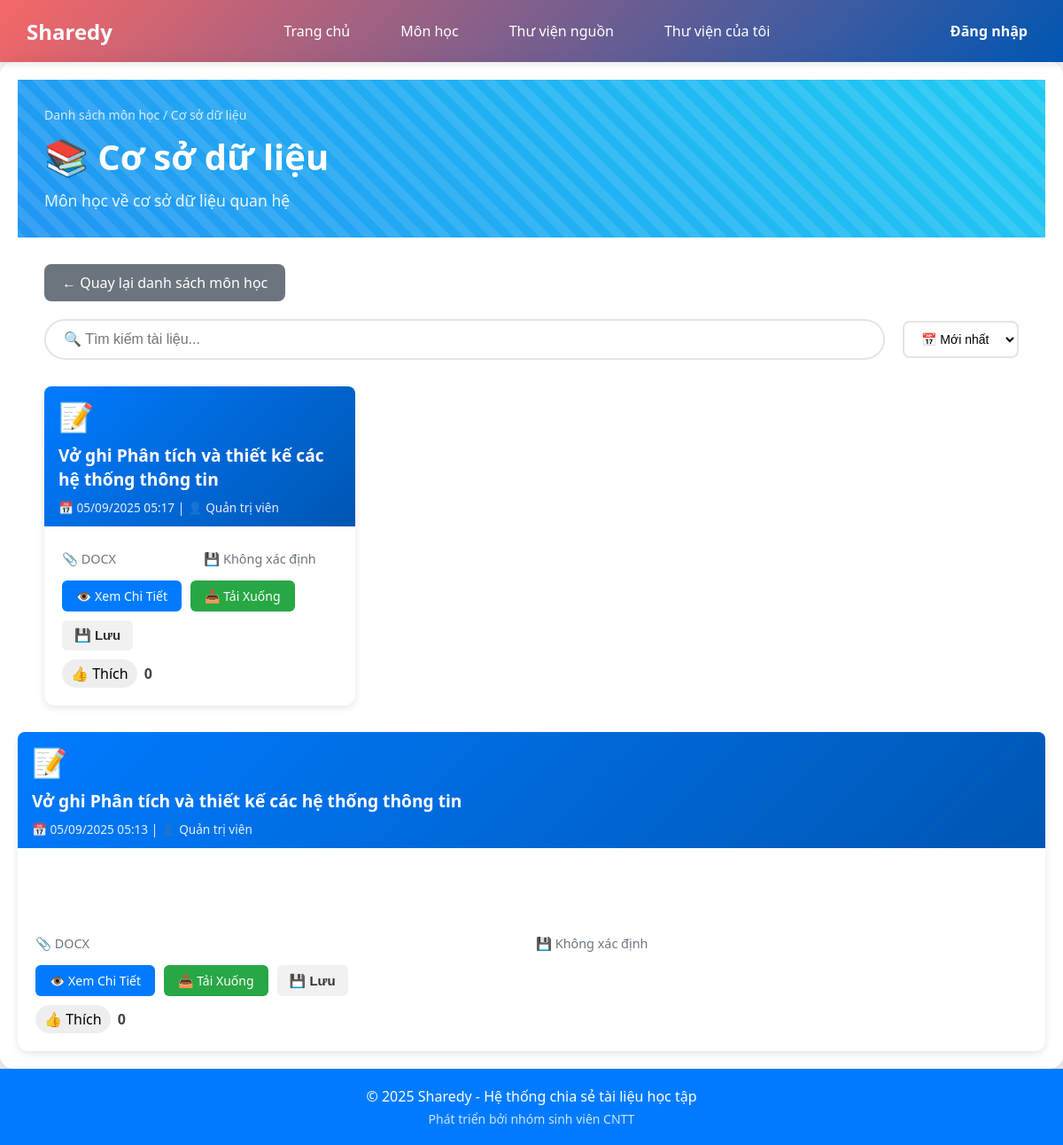
/index.php?page=tailieumon&id_mon_hoc=1, run on an earlier commit of the app's database.
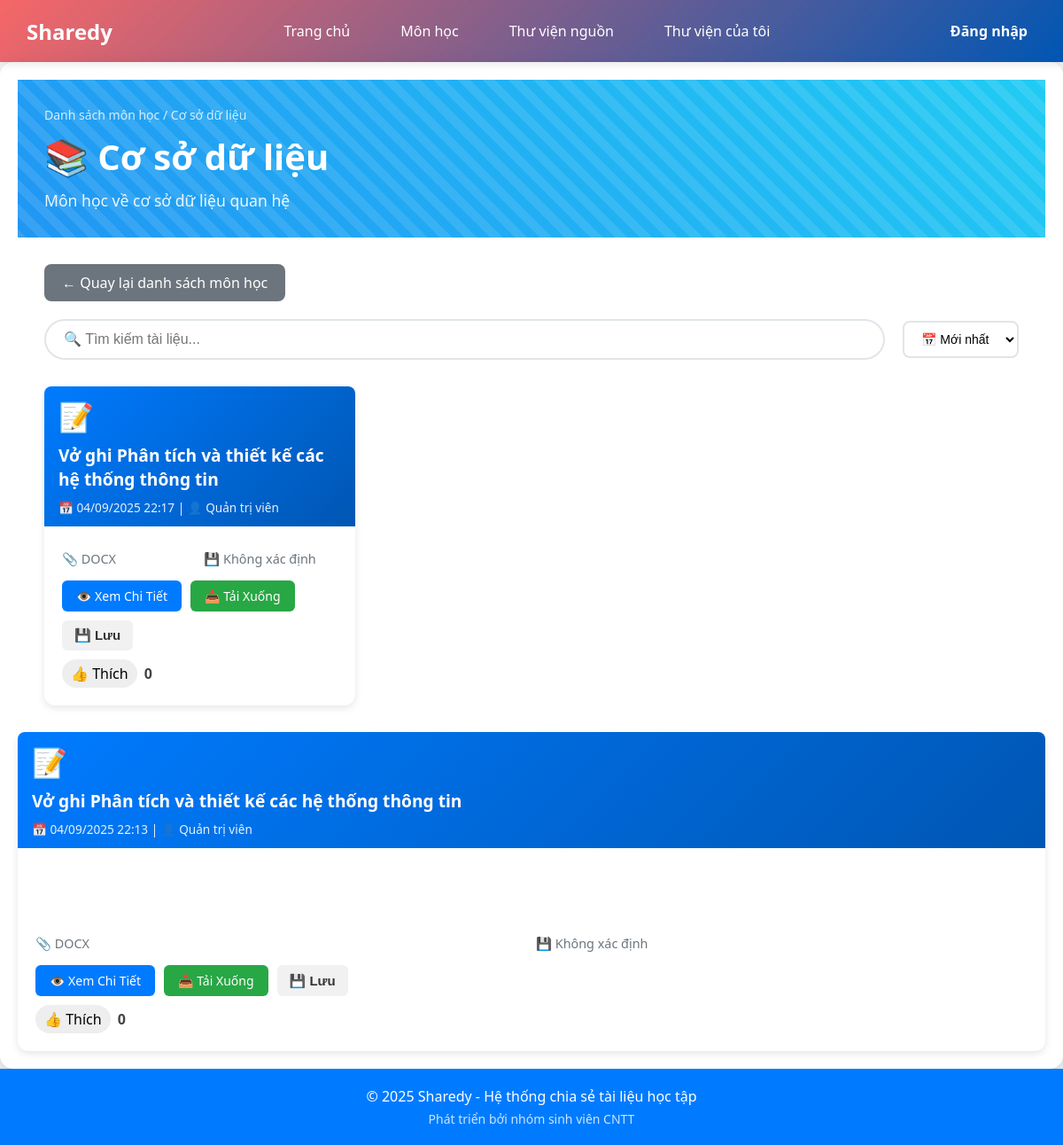
And on a later commit of the database.
### tables this page shows
CREATE TABLE `bai_chia_se` (
  `id` int NOT NULL AUTO_INCREMENT,
  `loai` enum('tai_lieu','du_an') NOT NULL,
  `tieu_de` varchar(200) NOT NULL,
  `mo_ta` text,
  `file_upload` varchar(255) DEFAULT NULL,
  `link_host` varchar(255) DEFAULT NULL,
  `link_source` varchar(255) DEFAULT NULL,
  `cong_nghe` varchar(255) DEFAULT NULL,
  `id_mon_hoc` int DEFAULT NULL,
  `id_danh_muc` int DEFAULT NULL,
  `id_nguoi_dung` int NOT NULL,
  `ngay_tao` timestamp NOT NULL DEFAULT CURRENT_TIMESTAMP,
  `ngay_cap_nhat` timestamp NULL DEFAULT NULL,
  `tom_tat` text,
  PRIMARY KEY (`id`),
  KEY `id_mon_hoc` (`id_mon_hoc`),
  KEY `id_danh_muc` (`id_danh_muc`),
  KEY `id_nguoi_dung` (`id_nguoi_dung`),
  CONSTRAINT `bai_chia_se_ibfk_1` FOREIGN KEY (`id_mon_hoc`) REFERENCES `mon_hoc` (`id`),
  CONSTRAINT `bai_chia_se_ibfk_2` FOREIGN KEY (`id_danh_muc`) REFERENCES `danh_muc` (`id`),
  CONSTRAINT `bai_chia_se_ibfk_3` FOREIGN KEY (`id_nguoi_dung`) REFERENCES `nguoi_dung` (`id`)
);

CREATE TABLE `nguoi_dung` (
  `id` int NOT NULL AUTO_INCREMENT,
  `ten_dang_nhap` varchar(50) NOT NULL,
  `email` varchar(100) NOT NULL,
  `mat_khau` varchar(255) NOT NULL,
  `ho_ten` varchar(100) DEFAULT NULL,
  `vai_tro` enum('quan_tri_vien','nguoi_dung','khach') DEFAULT 'khach',
  `ngay_tao` timestamp NULL DEFAULT CURRENT_TIMESTAMP,
  `ngay_cap_nhat` timestamp NULL DEFAULT CURRENT_TIMESTAMP ON UPDATE CURRENT_TIMESTAMP,
  `trang_thai` enum('hoạt_dong','khoa') DEFAULT NULL,
  PRIMARY KEY (`id`),
  UNIQUE KEY `ten_dang_nhap` (`ten_dang_nhap`),
  UNIQUE KEY `email` (`email`)
);

### config/ketNoiDB.php (called while the page is built, shortened)
<?php
function lam_sach_chuoi($chuoi)
{
    return htmlspecialchars(trim($chuoi), ENT_QUOTES, 'UTF-8');
}
function dinh_dang_ngay($ngay)
{
    return date('d/m/Y H:i', strtotime($ngay));
}
function lay_tong_reaction($pdo, $id_bai)
{
    $sql = "SELECT COUNT(*) as tong FROM reaction WHERE id_bai_chia_se = ?";
    $stmt = $pdo->prepare($sql);
    $stmt->execute([$id_bai]);
    $row = $stmt->fetch();
    return $row ? $row['tong'] : 0;
}

### src/Views/taiLieuMon.php (the view, shortened to what the changed rows need)
<?php
include __DIR__ . '/../../config/ketNoiDB.php';
$id_mon_hoc = isset($_GET['id_mon_hoc']) ? (int)$_GET['id_mon_hoc'] : 0;
try {
    $sql_mon_hoc = "SELECT * FROM mon_hoc WHERE id = :id_mon_hoc";
    $stmt_mon_hoc = $pdo->prepare($sql_mon_hoc);
    $stmt_mon_hoc->execute([':id_mon_hoc' => $id_mon_hoc]);
    $thong_tin_mon_hoc = $stmt_mon_hoc->fetch();
} catch (PDOException $e) {
    die("Lỗi truy vấn: " . $e->getMessage());
}
try {
    $sql_tai_lieu = "SELECT bcs.*, nd.ho_ten as ten_nguoi_dang
                     FROM bai_chia_se bcs
                     LEFT JOIN nguoi_dung nd ON bcs.id_nguoi_dung = nd.id
                     WHERE bcs.id_mon_hoc = :id_mon_hoc AND bcs.loai = 'tai_lieu'
                     ORDER BY bcs.ngay_tao DESC";
    $stmt_tai_lieu = $pdo->prepare($sql_tai_lieu);
    $stmt_tai_lieu->execute([':id_mon_hoc' => $id_mon_hoc]);
    $danh_sach_tai_lieu = $stmt_tai_lieu->fetchAll();
} catch (PDOException $e) {
    $danh_sach_tai_lieu = array();
    $loi = "Không thể tải danh sách tài liệu: " . $e->getMessage();
}
function lay_icon_file($duong_dan_file)
{
    $duoi_file = strtolower(pathinfo($duong_dan_file, PATHINFO_EXTENSION));
    switch ($duoi_file) {
        case 'doc':
        case 'docx':
            return '📝';
    }
}
function tinh_kich_thuoc_file($duong_dan_file)
{
    return 'Không xác định';
}
?>
<!DOCTYPE html>
<html lang="vi">
<head>
</head>
<body>
    <div class="container">
        <div class="header">
            <div class="header-content">
                <h1>📚 <?php echo lam_sach_chuoi($thong_tin_mon_hoc['ten_mon']); ?></h1>
            </div>
        </div>
        <div class="content">
            <?php if (empty($danh_sach_tai_lieu)): ?>
                <div class="empty-state">
                    <h3>📭 Chưa có tài liệu nào</h3>
                    <p>Môn học này chưa có tài liệu nào được upload.</p>
                    <a href="index.php?page=upload" class="btn btn-primary">
                        ➕ Upload Tài Liệu Đầu Tiên
                    </a>
                </div>
            <?php else: ?>
                <div class="tai-lieu-grid" id="tai-lieu-container">
                    <?php foreach ($danh_sach_tai_lieu as $tai_lieu): ?>
                        <div class="tai-lieu-card"
                            data-title="<?php echo strtolower(lam_sach_chuoi($tai_lieu['tieu_de'])); ?>"
                            data-date="<?php echo $tai_lieu['ngay_tao']; ?>">
                            <div class="tai-lieu-header">
                                <span class="file-icon">
                                    <?php echo lay_icon_file($tai_lieu['file_upload']); ?>
                                </span>
                                <div class="tai-lieu-title">
                                    <?php echo lam_sach_chuoi($tai_lieu['tieu_de']); ?>
                                </div>
                                <div class="tai-lieu-meta">
                                    📅 <?php echo dinh_dang_ngay($tai_lieu['ngay_tao']); ?>
                                    <?php if (!empty($tai_lieu['ten_nguoi_dang'])): ?>
                                        | 👤 <?php echo lam_sach_chuoi($tai_lieu['ten_nguoi_dang']); ?>
                                    <?php endif; ?>
                                </div>
                            </div>
                            <div class="tai-lieu-body">
                                <div class="tai-lieu-info">
                                    <div class="info-item">
                                        📎 <?php echo strtoupper(pathinfo($tai_lieu['file_upload'], PATHINFO_EXTENSION)); ?>
                                    </div>
                                    <div class="info-item">
                                        💾 <?php echo tinh_kich_thuoc_file($tai_lieu['file_upload']); ?>
                                    </div>
                                </div>
                                <div class="tai-lieu-actions">
                                    <a href="index.php?page=chitiettailieu&id=<?php echo $tai_lieu['id']; ?>"
                                        class="btn btn-primary">
                                        👁️ Xem Chi Tiết
                                    </a>
                                    <a href="<?php echo $tai_lieu['file_upload']; ?>"
                                        class="btn btn-success"
                                        download
                                        target="_blank">
                                        📥 Tải Xuống
                                    </a>
                                    <?php
                                    $sql = "SELECT 1 FROM thu_vien_ca_nhan WHERE id_nguoi_dung = :user AND id_bai_chia_se = :post";
                                    $stmt = $pdo->prepare($sql);
                                    $stmt->execute([
                                        ':user' => $_SESSION['user_id'] ?? 0,
                                        ':post' => $tai_lieu['id']
                                    ]);
                                    $da_luu = $stmt->fetch();
                                    ?>
                                    <button class="btn-save <?php echo $da_luu ? 'saved' : ''; ?>"
                                        onclick="toggleSave(this, <?php echo $tai_lieu['id']; ?>)">
                                        <?php echo $da_luu ? '✅ Đã lưu' : '💾 Lưu'; ?>
                                    </button>
                                </div>
                                <div class="reaction-box" data-id="<?php echo $tai_lieu['id']; ?>">
                                    <div class="like-button">
                                        👍 <span class="like-text">Thích</span>
                                    </div>
                                    <span class="reaction-count">
                                        <?php echo lay_tong_reaction($pdo, $tai_lieu['id']); ?>
                                    </span>
                                </div>
                            </div>
                        </div>
                </div>
        </div>
    <?php endforeach; ?>
<?php endif; ?>
</body>
</html>

What changed in the data, as far as the page shows it:
changed bai_chia_se (number 1 of 2 on the later page): ngay_tao "05/09/2025 05:17" → "04/09/2025 22:17"
changed bai_chia_se (number 2 of 2 on the later page): ngay_tao "05/09/2025 05:13" → "04/09/2025 22:13"
